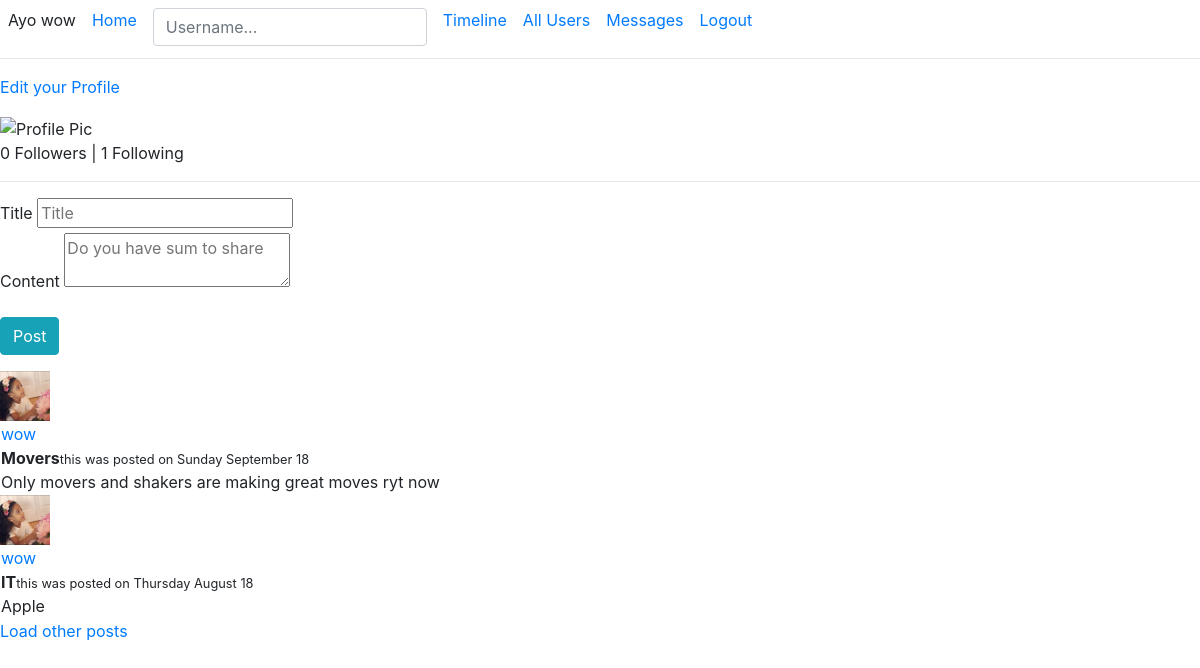
The app's page /loriumer/wow (signed in), older data.
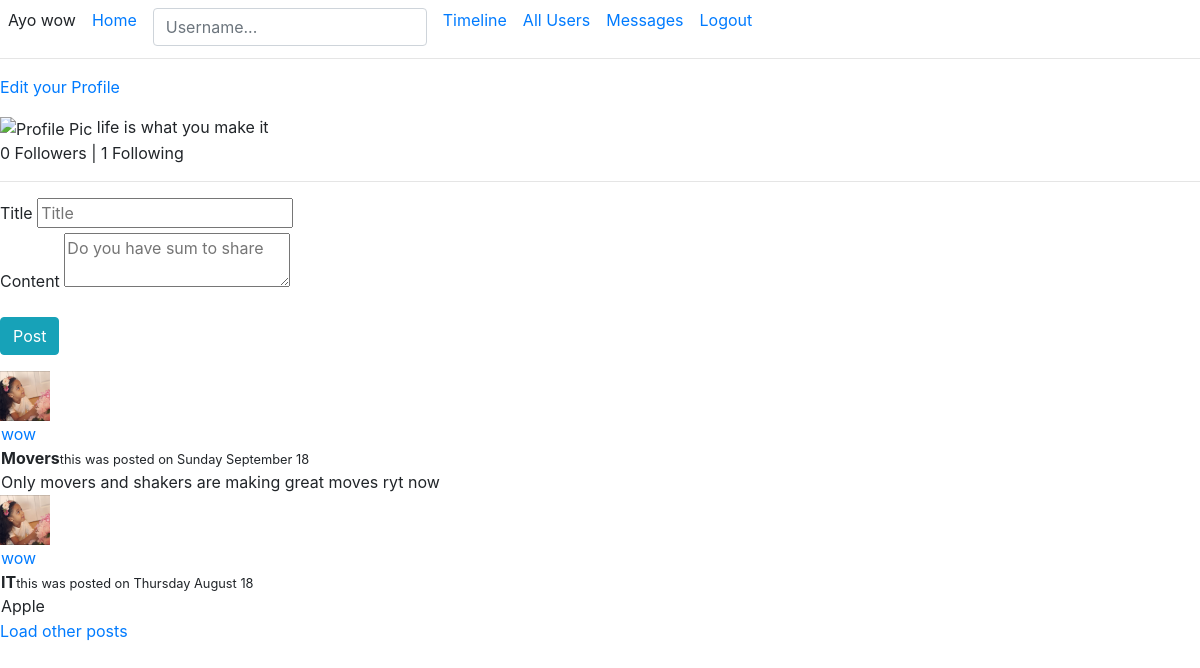
The same page, newer data.
### chi/models.py (models this page shows, shortened)
class PaginatedAPIMixin (object):
	@staticmethod
	def to_dict_collection(query, page, per_page, endpoint, **kwargs):
		resources = query.paginate(page, per_page, False)
		data = {
			"users" : [item.py_dict() for item in resources.items],
			"meta_data" : {
				"page" : page,
				"per_page" : per_page,
				"total_pages" : resources.pages,
				"number_of_items" : resources.total
			},
			"_links" : {
				"self_url" : url_for(endpoint, page=page, per_page=per_page, **kwargs),
				"next_page" : url_for(endpoint, page=page + 1, per_page=per_page, **kwargs) if resources.has_next else None,
				"previous_page" : url_for(endpoint, page=page, per_page=per_page, **kwargs) if resources.has_prev else None
			}
		}
		return data

class User(PaginatedAPIMixin, db.Model, UserMixin):
	id = db.Column(db.Integer, primary_key=True)
	username = db.Column(db.String(50), index=True, unique=True, nullable=False)
	email = db.Column(db.String(60), index=True, unique=True, nullable=False)
	password = db.Column(db.String(130), nullable=False)
	account_date = db.Column(db.DateTime, default=datetime.utcnow)
	profile_pic = db.Column(db.String(25), default='profile.png')
	last_seen = db.Column(db.DateTime, default=datetime.utcnow)
	about_me = db.Column(db.String(200), nullable=True)
	posts = db.relationship('Post', backref='author', lazy='dynamic')
	messages = db.relationship('Messages', backref='sender', lazy='dynamic')
	followed_user = db.relationship ('User', secondary=followers,
			primaryjoin=(followers.c.follower_id == id),
			secondaryjoin=(followers.c.followed_user_id == id),
			backref=db.backref('followers', lazy='dynamic'), lazy='dynamic')
	""" Registering the user to the database """

class Post(db.Model):
	id = db.Column(db.Integer, primary_key=True)
	title = db.Column(db.String(100), nullable=False)
	body = db.Column(db.Text, nullable=False)
	user_id = db.Column(db.Integer, db.ForeignKey('user.id'), nullable=False)
	date_posted = db.Column(db.DateTime, index=True, nullable=False, default=datetime.utcnow)

### chi/users/routes.py (the view, shortened to what this page needs)
@user.route('/loriumer/<string:username>', methods=['POST', 'GET'])
@login_required
def timeline(username):
	user = User.query.filter_by(username=username).first_or_404()
	page = request.args.get('page', 1, type=int)
	if not user :
		return redirect (url_for('home.main'))
	form = PostForm()
	posts = user.posts.order_by(Post.date_posted.desc()).paginate(page, current_app.config['POSTS_PER_PAGE'], False)
	other_posts = url_for('user.timeline', username=user.username, page=posts.next_num) if posts.has_next else None
	previous_posts = url_for('user.timeline', username=user.username, page=posts.prev_num) if posts.has_prev else None
	return render_template('user/timeline.html', user=user, posts=posts.items, form=form, other_posts=other_posts, previous_posts=previous_posts)

### chi/users/forms.py
class PostForm (FlaskForm):
	title = StringField ('Title', validators=[DataRequired(), Length(max=100)])
	body = TextAreaField ('Content', validators=[DataRequired(), Length(min=2, max=250)])
	submit = SubmitField ('Post')

### chi/models.py (called while the page is built)
@login.user_loader
def load_user(id):
	return User.query.get(int(id))

### chi/users/routes.py (called while the page is built)
@user.before_request
def before_request():
	if current_user.is_authenticated:
		current_user.last_seen = datetime.today()
		db.session.commit()

### chi/templates/user/timeline.html (shortened to what this page needs)
{% extends 'base.html' %}
{% block content %}
	{% if user.username == current_user.username %}
		<p><a href="{{ url_for ('user.account', username=current_user.username) }}">Edit your Profile</a></p>
	{% endif %}
	<img src="{{ user_profile_pic }}" alt="Profile Pic">
		<span>{% if user.about_me %} {{ user.about_me }} {% endif %}</span>
	<br>
	{{ user.followers.count() }} Followers | {{ user.followed_user.count() }} Following
	<br>
	<hr>
	{% if form %}
		<form action="" method="POST" class="form-group">
			<div>
				{{ form.title.label }}
				{{ form.title(placeholder='Title' ) }}
			</div>
			<div class="form-group">
				{{ form.body.label }}
				{{ form.body(placeholder='Do you have sum to share') }}
			</div>
			{{ form.submit(class='btn btn-info') }}
		</form>
	{% endif %}
	<table>
		<tr valign="top">
			{% if current_user.username == user.username %}
				{% for post in posts %}
					{% include 'includes/_posts.html' %}
				{% endfor %}
			{% endif %}
			{% if other_posts %}
				<a href="{{ other_posts }}">Load other posts</a>
			{% endif %}
		</tr>
	</table>
{% endblock content %}

### chi/templates/base.html (shortened to what this page needs)
<!DOCTYPE html>
<html lang="en">
<head>
    <link rel="stylesheet" type="text/css" href="{{ url_for('static', filename='css/bootstrap.min.css')}}">
</head>
<body>
	<div class="mines-nav">
		{% if current_user.is_anonymous %}
			<div>Google: <a href="/index">Login</a></div>
		{% else %}
			<div style="display: flex; flex-direction: row;">
				<span class="m-2">Ayo {{ current_user.username }}</span>
				<a href="{{ url_for ( 'home.main' ) }}" class="m-2">Home</a>
				<div class="m-search-box m-2">
					<input type="text" class="search-username form-control" name="username" placeholder="Username..." id="userFind">
				</div>
			<a href=" {{ url_for ( 'user.timeline', username=current_user.username ) }} " class="m-2">Timeline</a>
			<a href=" {{ url_for ( 'user.allusers' ) }} " class="m-2">All Users</a>
			<a href=" {{ url_for ( 'chat.message', reciever=current_user.username ) }} " class="m-2">Messages</a>
			<a href=" {{ url_for ( 'user.logout' ) }} " class="m-2 pull-left">Logout</a>
			</div>
		{% endif %}
		<hr class="mt-1">
	</div>
	{% block content %}{% endblock %}
</body>
</html>

### chi/templates/includes/_posts.html
<table>
	<tr>
		<img src="{{ url_for('static', filename='profilePics/profile.PNG' ) }}" style="width: 50px; height: 50px;">
	</tr>
	<td>
		<a href="{{ url_for ('user.timeline', username=post.author.username) }}">{{ post.author.username }}</a>
		<br>
		<span><strong>{{ post.title }}</strong><small>this was posted on {{ post.date_posted.strftime('%A %B %y') }}</small></span>
		<br>
		{{ post.body }}
	</td>
</table>

Row changes from the older to the newer data that the page shows:
changed User "wow": about_me (not shown) → "life is what you make it"
